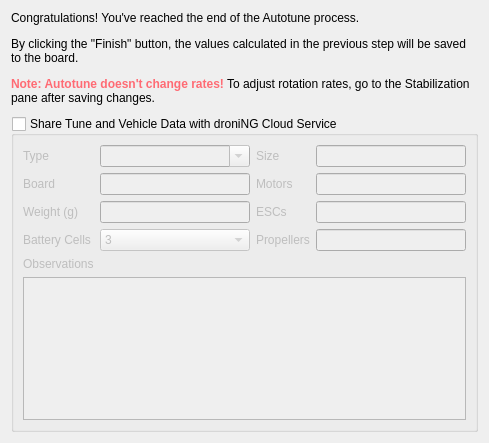
<?xml version="1.0" encoding="UTF-8"?>
<ui version="4.0">
 <class>AutotuneFinalPage</class>
 <widget class="QWidget" name="AutotuneFinalPage">
  <property name="geometry">
   <rect>
    <x>0</x>
    <y>0</y>
    <width>489</width>
    <height>443</height>
   </rect>
  </property>
  <property name="windowTitle">
   <string>Share Autotune Results</string>
  </property>
  <layout class="QVBoxLayout" name="mainLayout">
   <item>
    <widget class="QLabel" name="lblCongrats">
     <property name="text">
      <string>&lt;html&gt;&lt;head/&gt;&lt;body&gt;&lt;p&gt;Congratulations! You've reached the end of the Autotune process.&lt;/p&gt;&lt;p&gt;By clicking the &amp;quot;Finish&amp;quot; button, the values calculated in the previous step will be saved to the board.&lt;/p&gt;&lt;p&gt;&lt;span style=&quot; font-weight:600; color:#ff6b74;&quot;&gt;Note: Autotune doesn't change rates!&lt;/span&gt; To adjust rotation rates, go to the Stabilization pane after saving changes.&lt;/p&gt;&lt;/body&gt;&lt;/html&gt;</string>
     </property>
     <property name="wordWrap">
      <bool>true</bool>
     </property>
    </widget>
   </item>
   <item>
    <spacer name="verticalSpacer">
     <property name="orientation">
      <enum>Qt::Vertical</enum>
     </property>
     <property name="sizeType">
      <enum>QSizePolicy::MinimumExpanding</enum>
     </property>
     <property name="sizeHint" stdset="0">
      <size>
       <width>20</width>
       <height>5</height>
      </size>
     </property>
    </spacer>
   </item>
   <item>
    <widget class="QGroupBox" name="shareBox">
     <property name="title">
      <string>Share Tune and Vehicle Data with droniNG Cloud Service</string>
     </property>
     <property name="checkable">
      <bool>true</bool>
     </property>
     <property name="checked">
      <bool>false</bool>
     </property>
     <layout class="QGridLayout" name="gridLayout_2">
      <item row="1" column="2">
       <widget class="QLabel" name="lblMotors">
        <property name="text">
         <string>Motors</string>
        </property>
       </widget>
      </item>
      <item row="0" column="3">
       <widget class="QLineEdit" name="acVehicleSize">
        <property name="toolTip">
         <string>&lt;html&gt;&lt;head/&gt;&lt;body&gt;&lt;p&gt;For &lt;span style=&quot; font-weight:600;&quot;&gt;multirotors&lt;/span&gt;: the spacing between motors in millimeters, e.g. 250 mm for a 250 class.&lt;/p&gt;&lt;/body&gt;&lt;/html&gt;</string>
        </property>
        <property name="inputMask">
         <string notr="true">0000</string>
        </property>
       </widget>
      </item>
      <item row="2" column="2">
       <widget class="QLabel" name="lblEscs">
        <property name="text">
         <string>ESCs</string>
        </property>
       </widget>
      </item>
      <item row="3" column="2">
       <widget class="QLabel" name="lblProps">
        <property name="text">
         <string>Propellers</string>
        </property>
       </widget>
      </item>
      <item row="3" column="0">
       <widget class="QLabel" name="lblBatteryCells">
        <property name="text">
         <string>Battery Cells</string>
        </property>
       </widget>
      </item>
      <item row="0" column="1">
       <widget class="QComboBox" name="acType">
        <property name="sizePolicy">
         <sizepolicy hsizetype="Ignored" vsizetype="Fixed">
          <horstretch>0</horstretch>
          <verstretch>0</verstretch>
         </sizepolicy>
        </property>
        <property name="minimumSize">
         <size>
          <width>0</width>
          <height>0</height>
         </size>
        </property>
        <property name="toolTip">
         <string>&lt;html&gt;&lt;head/&gt;&lt;body&gt;&lt;p&gt;The vehicle type, e.g. QuadX. Auto-filled if a board is connected.&lt;/p&gt;&lt;/body&gt;&lt;/html&gt;</string>
        </property>
        <property name="editable">
         <bool>true</bool>
        </property>
       </widget>
      </item>
      <item row="2" column="0">
       <widget class="QLabel" name="lblWeight">
        <property name="text">
         <string>Weight (g)</string>
        </property>
       </widget>
      </item>
      <item row="1" column="1">
       <widget class="QLineEdit" name="acBoard">
        <property name="toolTip">
         <string>&lt;html&gt;&lt;head/&gt;&lt;body&gt;&lt;p&gt;The flight controller board used. Auto-filled if a board is connected.&lt;/p&gt;&lt;/body&gt;&lt;/html&gt;</string>
        </property>
        <property name="maxLength">
         <number>64</number>
        </property>
       </widget>
      </item>
      <item row="1" column="0">
       <widget class="QLabel" name="lblBoard">
        <property name="text">
         <string>Board</string>
        </property>
       </widget>
      </item>
      <item row="0" column="2">
       <widget class="QLabel" name="lblVehicleSize">
        <property name="text">
         <string>Size</string>
        </property>
       </widget>
      </item>
      <item row="0" column="0">
       <widget class="QLabel" name="lblType">
        <property name="text">
         <string>Type</string>
        </property>
       </widget>
      </item>
      <item row="3" column="3">
       <widget class="QLineEdit" name="acProps">
        <property name="maxLength">
         <number>64</number>
        </property>
       </widget>
      </item>
      <item row="2" column="3">
       <widget class="QLineEdit" name="acEscs">
        <property name="toolTip">
         <string>&lt;html&gt;&lt;head/&gt;&lt;body&gt;&lt;p&gt;The brand and type of speed controller.&lt;/p&gt;&lt;/body&gt;&lt;/html&gt;</string>
        </property>
        <property name="maxLength">
         <number>64</number>
        </property>
       </widget>
      </item>
      <item row="3" column="1">
       <widget class="QComboBox" name="acBatteryCells">
        <property name="toolTip">
         <string>&lt;html&gt;&lt;head/&gt;&lt;body&gt;&lt;p&gt;The number of LiPo cells, e.g. 3S.&lt;/p&gt;&lt;/body&gt;&lt;/html&gt;</string>
        </property>
        <property name="currentText">
         <string>3</string>
        </property>
        <property name="currentIndex">
         <number>2</number>
        </property>
        <item>
         <property name="text">
          <string>1</string>
         </property>
        </item>
        <item>
         <property name="text">
          <string>2</string>
         </property>
        </item>
        <item>
         <property name="text">
          <string>3</string>
         </property>
        </item>
        <item>
         <property name="text">
          <string>4</string>
         </property>
        </item>
        <item>
         <property name="text">
          <string>5</string>
         </property>
        </item>
        <item>
         <property name="text">
          <string>6</string>
         </property>
        </item>
       </widget>
      </item>
      <item row="4" column="0">
       <widget class="QLabel" name="lblObservations">
        <property name="text">
         <string>Observations</string>
        </property>
       </widget>
      </item>
      <item row="2" column="1">
       <widget class="QLineEdit" name="acWeight">
        <property name="toolTip">
         <string>&lt;html&gt;&lt;head/&gt;&lt;body&gt;&lt;p&gt;All up weight of your vehicle. This should be as flown during the autotune session, including batteries, cameras etc.&lt;/p&gt;&lt;/body&gt;&lt;/html&gt;</string>
        </property>
        <property name="inputMask">
         <string notr="true">00000</string>
        </property>
       </widget>
      </item>
      <item row="1" column="3">
       <widget class="QLineEdit" name="acMotors">
        <property name="toolTip">
         <string>&lt;html&gt;&lt;head/&gt;&lt;body&gt;&lt;p&gt;The brand and model of motor.&lt;/p&gt;&lt;/body&gt;&lt;/html&gt;</string>
        </property>
        <property name="maxLength">
         <number>64</number>
        </property>
       </widget>
      </item>
      <item row="5" column="0" colspan="4">
       <widget class="QTextEdit" name="teObservations">
        <property name="toolTip">
         <string>&lt;html&gt;&lt;head/&gt;&lt;body&gt;&lt;p&gt;Any observations you made during the tune (e.g. weather conditions if windy), and about the performance of the resulting tune.&lt;/p&gt;&lt;/body&gt;&lt;/html&gt;</string>
        </property>
        <property name="acceptRichText">
         <bool>false</bool>
        </property>
       </widget>
      </item>
     </layout>
    </widget>
   </item>
  </layout>
 </widget>
 <tabstops>
  <tabstop>shareBox</tabstop>
  <tabstop>acType</tabstop>
  <tabstop>acBoard</tabstop>
  <tabstop>acWeight</tabstop>
  <tabstop>acBatteryCells</tabstop>
  <tabstop>acVehicleSize</tabstop>
  <tabstop>acMotors</tabstop>
  <tabstop>acEscs</tabstop>
  <tabstop>acProps</tabstop>
  <tabstop>teObservations</tabstop>
 </tabstops>
 <resources>
  <include location="configgadget.qrc"/>
 </resources>
 <connections/>
</ui>
